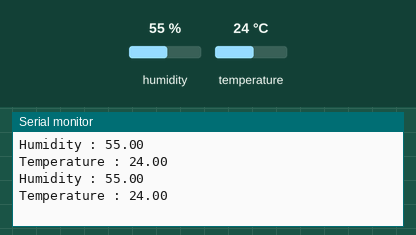
The sketch below on a simulated ESP8266 (NodeMCU). On the bench: the last lines printed to the serial monitor. The test bench sets the inputs (shaded band); at power-on: humidity 55 %, temperature 24 °C.

Above: at 4.8 s.
4.9 s: humidity set to 22 %
At 7.5 s:
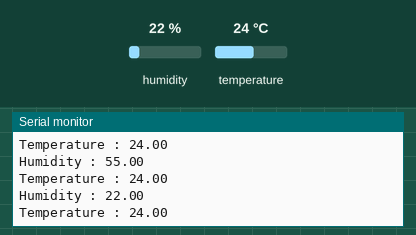
7.9 s: temperature set to 12 °C
At 8.7 s:
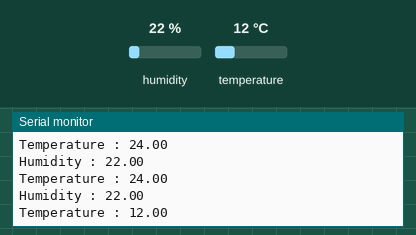
10.9 s: humidity set to 40 %
At 13.5 s:
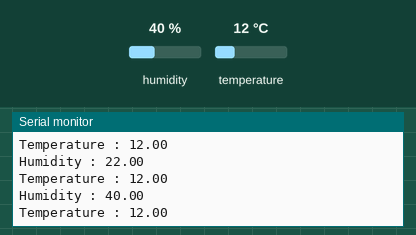
Timing chart, 0 to 15.0 s (numbered marks = the images above; inputs shaded):
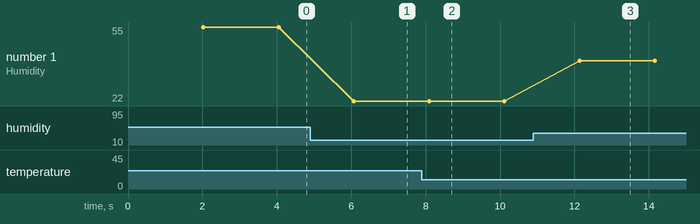

Measured:
- after the input at 4.9 s, the serial monitor: prints a new line after 1.2 s (image 1)
- after the input at 7.9 s, the serial monitor: prints a new line after 0.19 s (image 2)
- after the input at 10.9 s, the serial monitor: prints a new line after 1.2 s (image 3)
- plotted number 1: 55 → 22 after the input at 4.9 s, 22 → 40 after the input at 10.9 s

The sketch:

sketch_jul06h.ino
```cpp
#include <DHT.h>
#define DHT_PIN D4
#define DHT_TYPE DHT11

DHT dht(DHT_PIN, DHT_TYPE);

void setup() {
  // put your setup code here, to run once:
Serial.begin(9600);
dht.begin();
}

void loop() {
  // put your main code here, to run repeatedly:
delay(2000);
float h =dht.readHumidity();
float t = dht.readTemperature();

Serial.print("Humidity : ");
Serial.println(h);
Serial.print("Temperature : ");
Serial.println(t);
}
```
